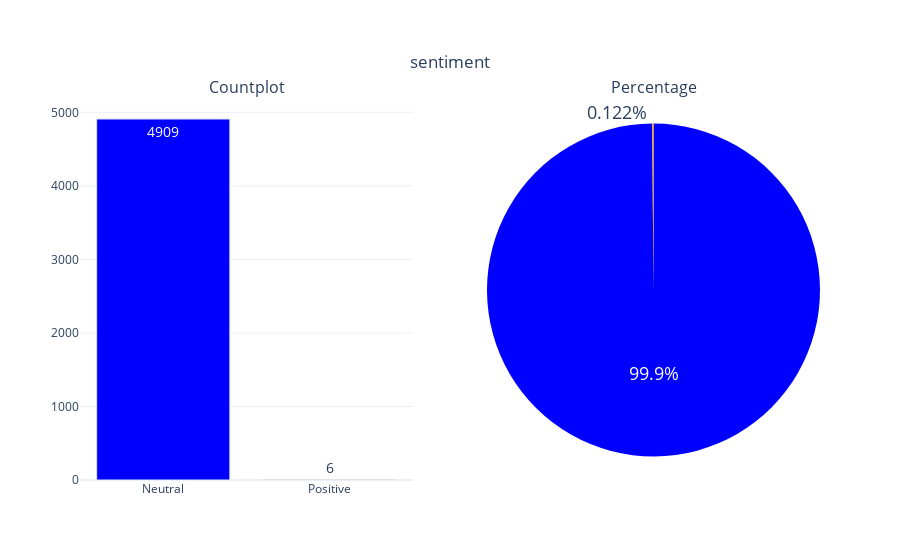

This figure's notebook cell:
### Code cell
categorical_variable_summary(df,'sentiment')

### Figure 1 — Plotly figure (JSON) as saved in the notebook; plotly's stock layout.template omitted (floating-point values rounded to 4 significant figures)
{"data": [{"marker": {"color": ["#0000FF", "#FFA500", "#FF0000", "#0C92EB", "#1FEB0C"], "line": {"color": "#DBE6EC", "width": 1}}, "name": "sentiment", "showlegend": false, "text": ["4909", "6"], "textfont": {"size": 14}, "textposition": "auto", "type": "bar", "x": ["Neutral", "Positive"], "xaxis": "x", "y": [4909, 6], "yaxis": "y"}, {"domain": {"x": [0.55, 1], "y": [0, 1]}, "labels": ["Neutral", "Positive"], "marker": {"colors": ["#0000FF", "#FFA500", "#FF0000", "#0C92EB", "#1FEB0C"]}, "name": "sentiment", "showlegend": false, "textfont": {"size": 18}, "textposition": "auto", "type": "pie", "values": [4909, 6]}], "layout": {"annotations": [{"font": {"size": 16}, "showarrow": false, "text": "Countplot", "x": 0.225, "xanchor": "center", "xref": "paper", "y": 1, "yanchor": "bottom", "yref": "paper"}, {"font": {"size": 16}, "showarrow": false, "text": "Percentage", "x": 0.775, "xanchor": "center", "xref": "paper", "y": 1, "yanchor": "bottom", "yref": "paper"}], "title": {"text": "sentiment", "x": 0.5, "xanchor": "center", "y": 0.9, "yanchor": "top"}, "xaxis": {"anchor": "y", "domain": [0, 0.45]}, "yaxis": {"anchor": "x", "domain": [0, 1]}}}
